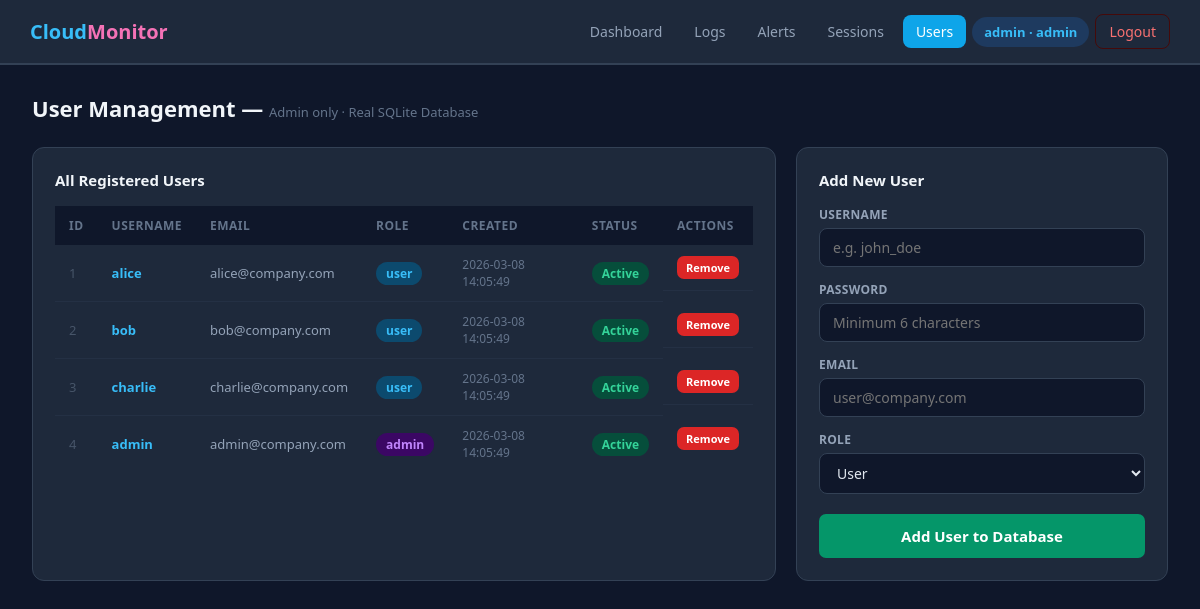
Page /users (signed in) on the committed database.
### tables this page shows
CREATE TABLE users (
        id          INTEGER PRIMARY KEY AUTOINCREMENT,
        username    TEXT UNIQUE NOT NULL,
        password    TEXT NOT NULL,
        email       TEXT,
        role        TEXT DEFAULT "user",
        created_at  TEXT DEFAULT CURRENT_TIMESTAMP,
        is_active   INTEGER DEFAULT 1,
        is_locked   INTEGER DEFAULT 0
    );

### app.py (the view)
@app.route("/users")
def users_page():
    if "username" not in session:
        return redirect(url_for("login"))
    if session.get("role") != "admin":
        return redirect(url_for("dashboard"))
    return render_template("users.html", users=get_all_users(),
                           username=session["username"], role=session["role"])

### database.py (called while the page is built)
def get_connection():
    conn = sqlite3.connect(DB_FILE)
    conn.row_factory = sqlite3.Row
    return conn

def get_all_users():
    conn = get_connection()
    c = conn.cursor()
    c.execute("SELECT id, username, email, role, created_at, is_active, is_locked FROM users")
    rows = [dict(r) for r in c.fetchall()]
    conn.close()
    return rows

### templates/users.html (shortened to what this page needs)
{% extends "base.html" %}
{% block content %}
<div class="page-title">User Management &mdash; <span style="font-size:13px;color:#64748b;font-weight:400">Admin only &middot; Real SQLite Database</span></div>
<div style="display:grid;grid-template-columns:2fr 1fr;gap:20px">
  <div class="card">
    <div class="card-title">All Registered Users</div>
    <table>
      <thead><tr>
        <th>ID</th><th>Username</th><th>Email</th><th>Role</th><th>Created</th><th>Status</th><th>Actions</th>
      </tr></thead>
      <tbody>
      {% for user in users %}
      <tr>
        <td style="color:#475569">{{ user.id }}</td>
        <td style="color:#38bdf8;font-weight:700">{{ user.username }}</td>
        <td style="color:#94a3b8">{{ user.email or '—' }}</td>
        <td>
          {% if user.role=='admin' %}<span class="badge badge-critical">admin</span>
          {% else %}<span class="badge badge-info">user</span>{% endif %}
        </td>
        <td style="color:#64748b;font-size:12px">{{ user.created_at }}</td>
        <td>
          {% if user.is_locked %}<span class="badge badge-locked">Locked</span>
          {% elif user.is_active %}<span class="badge badge-success">Active</span>
          {% else %}<span class="badge badge-danger">Inactive</span>{% endif %}
        </td>
        <td style="display:flex;gap:6px;flex-wrap:wrap">
          <a href="/users/delete/{{ user.id }}" class="btn btn-danger"
             style="font-size:11px;padding:4px 9px"
             onclick="return confirm('Deactivate {{ user.username }}?')">Remove</a>
        </td>
      </tr>
      {% endfor %}
      </tbody>
    </table>
  </div>
  <div class="card">
    <div class="card-title">Add New User</div>
    <form method="POST" action="/users/add">
      <label>Username</label>
      <input type="text" name="username" required placeholder="e.g. john_doe"/>
      <label>Password</label>
      <input type="password" name="password" required placeholder="Minimum 6 characters"/>
      <label>Email</label>
      <input type="email" name="email" placeholder="user@company.com"/>
      <label>Role</label>
      <select name="role">
        <option value="user">User</option>
      </select>
      <button type="submit" class="btn btn-success"
        style="width:100%;padding:12px;margin-top:20px;font-size:15px">
        Add User to Database
      </button>
    </form>
  </div>
</div>
{% endblock %}

### templates/base.html (style rules this page uses)
* { margin:0;padding:0;box-sizing:border-box;font-family:'Segoe UI',sans-serif }
body { background:#0f172a;color:#e2e8f0;min-height:100vh }
.page-title { font-size:22px;font-weight:700;margin-bottom:24px;color:#f1f5f9 }
.card { background:#1e293b;border-radius:12px;padding:22px;border:1px solid #334155;margin-bottom:20px }
.card-title { font-size:15px;font-weight:700;color:#f1f5f9;margin-bottom:16px }
.badge { padding:3px 10px;border-radius:20px;font-size:12px;font-weight:700;display:inline-block }
.badge-success { background:#064e3b;color:#34d399 }
.badge-critical { background:#3b0764;color:#c084fc }
.badge-info { background:#0c4a6e;color:#38bdf8 }
table { width:100%;border-collapse:collapse }
th { text-align:left;padding:11px 14px;background:#0f172a;color:#64748b;font-size:12px;font-weight:700;text-transform:uppercase;letter-spacing:0.5px }
td { padding:11px 14px;border-bottom:1px solid #243044;font-size:13px;color:#cbd5e1 }
tr:last-child td { border-bottom:none }
.btn { padding:7px 14px;border-radius:7px;border:none;cursor:pointer;font-size:13px;font-weight:600;text-decoration:none;display:inline-block;transition:all 0.2s }
.btn-danger { background:#dc2626;color:white }
.btn-success { background:#059669;color:white }
input[type=text],input[type=password],input[type=email],select { background:#0f172a;border:1px solid #334155;border-radius:8px; color:#e2e8f0;font-size:14px;padding:9px 13px;outline:none; transition:border 0.2s;width:100% }
label { display:block;color:#94a3b8;font-size:12px;font-weight:600;margin-bottom:5px;margin-top:14px;text-transform:uppercase;letter-spacing:0.3px }

### rows in the picture
users: id "1", username "alice", email "alice@company.com", role "user", created_at "2026-03-08 14:05:49", is_locked "Active"
users: id "2", username "bob", email "bob@company.com", role "user", created_at "2026-03-08 14:05:49", is_locked "Active"
users: id "3", username "charlie", email "charlie@company.com", role "user", created_at "2026-03-08 14:05:49", is_locked "Active"
users: id "4", username "admin", email "admin@company.com", role "admin", created_at "2026-03-08 14:05:49", is_locked "Active"

### other values in the picture
{{ username }} "admin"
{{ role }} "admin"
